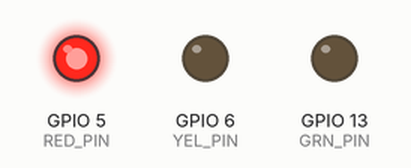
This program was run on a simulated Raspberry Pi (BCM pin numbers). Shown: output pins drawn as LEDs (lit = HIGH).

Above: at 2.0 s.
At 5.0 s:
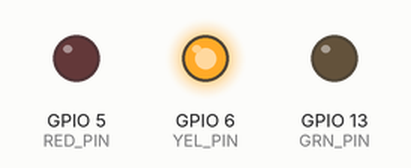
At 8.0 s:
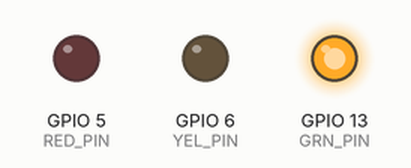
Timing chart, 0 to 13.0 s (numbered marks = the images above):
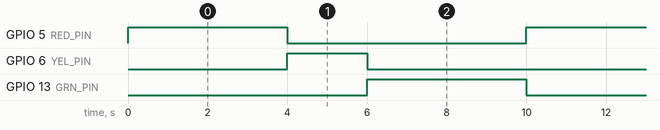

The program:

trafficlight.py
```python
import RPi.GPIO as GPIO
import time

GPIO.setmode(GPIO.BCM)
RED_PIN=5
YEL_PIN=6
GRN_PIN=13

GPIO.setup(RED_PIN,GPIO.OUT,initial=GPIO.LOW)
GPIO.setup(YEL_PIN,GPIO.OUT,initial=GPIO.LOW)
GPIO.setup(GRN_PIN,GPIO.OUT,initial=GPIO.LOW)

def TrafficLight(pin,duration):
    GPIO.output(pin,GPIO.HIGH)
    time.sleep(duration)
    GPIO.output(pin,GPIO.LOW)
try:
	while True:
		TrafficLight(RED_PIN,4);
		TrafficLight(YEL_PIN,2);
		TrafficLight(GRN_PIN,4);

except keyboardInterrupt:
	print("Except keyboardInterrupt")

finally:
	GPIO.cleanup()
```

Measured:
- by itself, GPIO 5 (RED_PIN), GPIO 13 (GRN_PIN): alternates HIGH for 4.0 s and LOW for 6.0 s
- by itself, GPIO 6 (YEL_PIN): alternates HIGH for 2.0 s and LOW for 8.0 s
- by itself, everything shown: repeats every 10.0 s, in 3 steps
